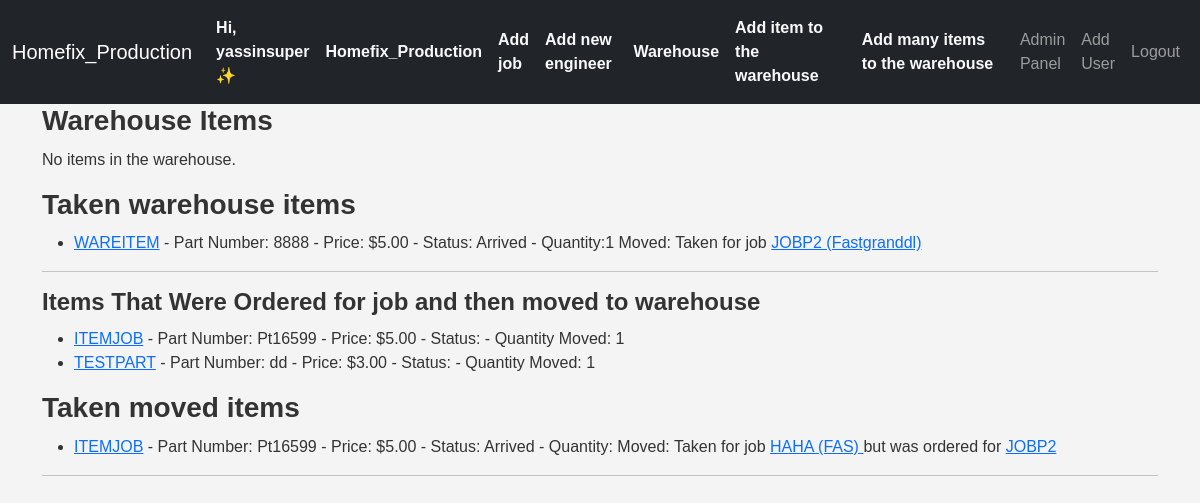
Page /warehouse/ (signed in) on the earlier database version.
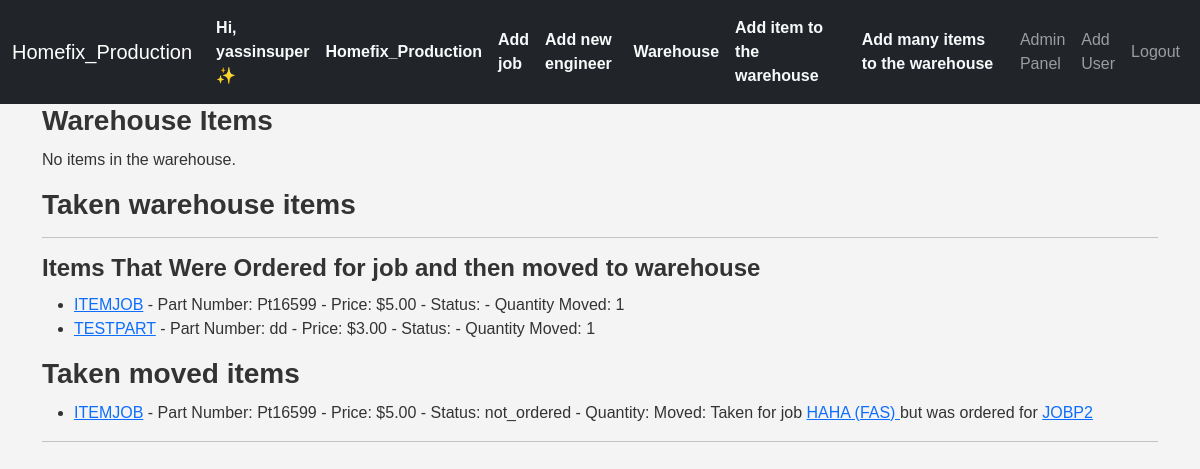
Same page on the later database version.
### inventory/models.py (models this page shows, shortened)
class JobItem(models.Model):
    job = models.ForeignKey(Job, on_delete=models.DO_NOTHING, related_name="items")
    item = models.ForeignKey(Item, on_delete=models.CASCADE, related_name="job_items")
    job_quantity = models.PositiveSmallIntegerField(default=0)  # How many needed for this job
    arrived_quantity=models.PositiveSmallIntegerField(default=0)
    reference=models.TextField(blank=True,null=True,max_length=40)
    status=models.CharField(max_length=20,choices=CHOICES,blank=True,null=True,default=None)
    ordered=models.BooleanField(default=False)
    is_used=models.BooleanField(default=False)
    from_warehouse=models.BooleanField(default=False)
    was_for_job=models.ForeignKey(Job, on_delete=models.DO_NOTHING,null=True,blank=True, related_name="moveditems")

class Item(models.Model):
    name=models.CharField(max_length=70)
    part_number=models.TextField(max_length=30)
    price=models.DecimalField(max_digits=10, decimal_places=2,)
    reference=models.TextField(blank=True,null=True,max_length=40)
    supplier=models.CharField(max_length=70)
    company=models.ForeignKey(Company,on_delete=models.CASCADE,related_name="item_company")
    added_date=models.DateTimeField(auto_now_add=True)
    added_by=models.ForeignKey(CustomUser, on_delete=models.DO_NOTHING, null=True, blank=True, related_name="added_by_user")
    required_quantity=models.PositiveSmallIntegerField(default=0)
    arrived_quantity=models.PositiveSmallIntegerField(default=0)
    ordered=models.BooleanField(default=False)
    notes=models.TextField(null=True, blank=True)

class Job(models.Model):
    status_chouces=[
        ('ready', 'Ready'),
        ('paused', 'Paused'),
        ('completed', 'Completed'),
        ('cancelled', 'Cancelled'),
        ('quoted', 'Quoted and waiting')
    ]
    address = models.CharField(max_length=70)
    job_id=models.BigIntegerField()
    status=models.CharField(choices=status_chouces, max_length=20)
    quotation=models.DecimalField(max_digits=10, decimal_places=2,blank=True,null=True)
    engineer=models.ForeignKey(Engineer,on_delete=models.SET_NULL,null=True,blank=True)
    parent_account=models.CharField(max_length=70)
    added_date=models.DateField(auto_now_add=True)
    company=models.ForeignKey(Company,on_delete=models.CASCADE,related_name="job_company")
    items_arrived=models.BooleanField(default=False, )
    post_code=models.CharField(max_length=10, null=True, blank=True)
    quoted=models.BooleanField(default=False)
    class Meta:
        unique_together = ('job_id', 'company')  # Enforce uniqueness at the company level
        ordering=['-added_date']
    def __str__(self):
        return self.address +" ("+ str(self.parent_account)+") "

class WarehouseItem(models.Model):
    company=models.ForeignKey(Company,on_delete=models.CASCADE,related_name="warehouse_company_items")
    item = models.ForeignKey(Item, on_delete=models.CASCADE, related_name="warehouse_items")
    warehouse_quantity = models.PositiveSmallIntegerField(default=0)
    reference=models.TextField(blank=True,null=True,max_length=40)
    is_used=models.BooleanField(default=False)
    is_moved_from_job=models.ForeignKey(Job, on_delete=models.DO_NOTHING,null=True,blank=True, related_name="warehousemoveditems")

### inventory/views.py (the view)
# urls.py: path('warehouse/',views.warehouse,name='warehouse'),
def warehouse(request):
    warehouse_items=WarehouseItem.objects.filter(company=request.user.company,is_moved_from_job=None)
    moved_items=WarehouseItem.objects.filter(is_moved_from_job__isnull=False ,company=request.user.company , warehouse_quantity__gt=0)
    used_warehouse_items=JobItem.objects.filter(job__company=request.user.company,is_used=True,from_warehouse=True)
    used_moved_items=JobItem.objects.filter(job__company=request.user.company,is_used=True,was_for_job__isnull=False)
    return render(request,'inventory/warehouse.html',{'warehouse_items':warehouse_items,'moved_items':moved_items,'used_warehouse_items':used_warehouse_items,'used_moved_items':used_moved_items})

### inventory/templatetags/custom_tags.py (called while the page is built)
@register.filter
def is_admin(user):
    if user.groups.filter(name='Admin').exists() or user.company.owner==user:
        return True
    return False

@register.filter
def is_owner(user):
    if user.is_authenticated and user.company.owner==user:
        return True
    return False

### templates/inventory/warehouse.html (shortened to what this page needs)
{% extends 'inventory/base.html' %}
{% load static %}
{% load custom_tags %}
{% block body %}
  <h3>Warehouse Items</h3>
  {% if warehouse_items %}
    <ul>
      {% for item in warehouse_items %}
        <li>
          <a href="{% url 'update_warehouse_item' item.id %}">{{ item.item.name }}</a> - Part Number: {{ item.item.part_number }} - Price: ${{ item.item.price }} - Status: {{ item.get_status_display }} - Quantity: {{ item.warehouse_quantity }}
        </li>
      {% endfor %}
    </ul>
  {% else %}
    <p>No items in the warehouse.</p>
  {% endif %}
  <h3>Taken warehouse items</h3>
  {% if used_warehouse_items %}
    <ul>
      {% for item in used_warehouse_items %}
        <li>
          <a href="{% url 'update_warehouse_item' item.id %}">{{ item.item.name }}</a> - Part Number: {{ item.item.part_number }} - Price: ${{ item.item.price }} - Status: {{ item.get_status_display }} - Quantity:{{ item.item.arrived_quantity }} Moved: {{ item.warehouse_quantity }}
          <span style="color: ;">Taken for job <a href="{% url 'update_job' item.job.id %}">{{ item.job }}</a></span>
        </li>
      {% endfor %}
    </ul>
  {% endif %}
  <hr />
  <h4>Items That Were Ordered for job and then moved to warehouse</h4>
  {% if moved_items %}
    <ul>
      {% for item in moved_items %}
        <li>
          <a href="{% url 'update_warehouse_item' item.id %}">{{ item.item.name }}</a> - Part Number: {{ item.item.part_number }} - Price: ${{ item.item.price }} - Status: {{ item.get_status_display }} - Quantity Moved: {{ item.warehouse_quantity }}
        </li>
      {% endfor %}
    </ul>
  {% else %}
    <p>No items have been moved for jobs.</p>
  {% endif %}
  <h3>Taken moved items</h3>
    <ul>
      {% for item in used_moved_items %}
        <li>
          <a href="{% url 'update_warehouse_item' item.id %}">{{ item.item.name }}</a> - Part Number: {{ item.item.part_number }} - Price: ${{ item.item.price }} - Status: {{ item.get_status_display }} - Quantity: Moved: {{ item.quantity_moved }}
          <span style="color: ;">Taken for job <a href=" {% url 'update_job' item.job.job_id %} ">{{ item.job }}</a></span> <span>but was ordered for <a href="{% url 'update_job' item.was_for_job.job_id %}">{{ item.was_for_job.address }}</a></span>
        </li>
      {% endfor %}
    </ul>
  <hr />
{% endblock %}

Differences in the rows shown:
no longer on this page (row edited): JobItem: item.name "WAREITEM", item.part_number "8888", item.price "5.00", status "Arrived", item.arrived_quantity "1", job "JOBP2 (Fastgranddl)", shown under "Taken warehouse items"
changed JobItem "ITEMJOB": status "Arrived" → "not_ordered"
